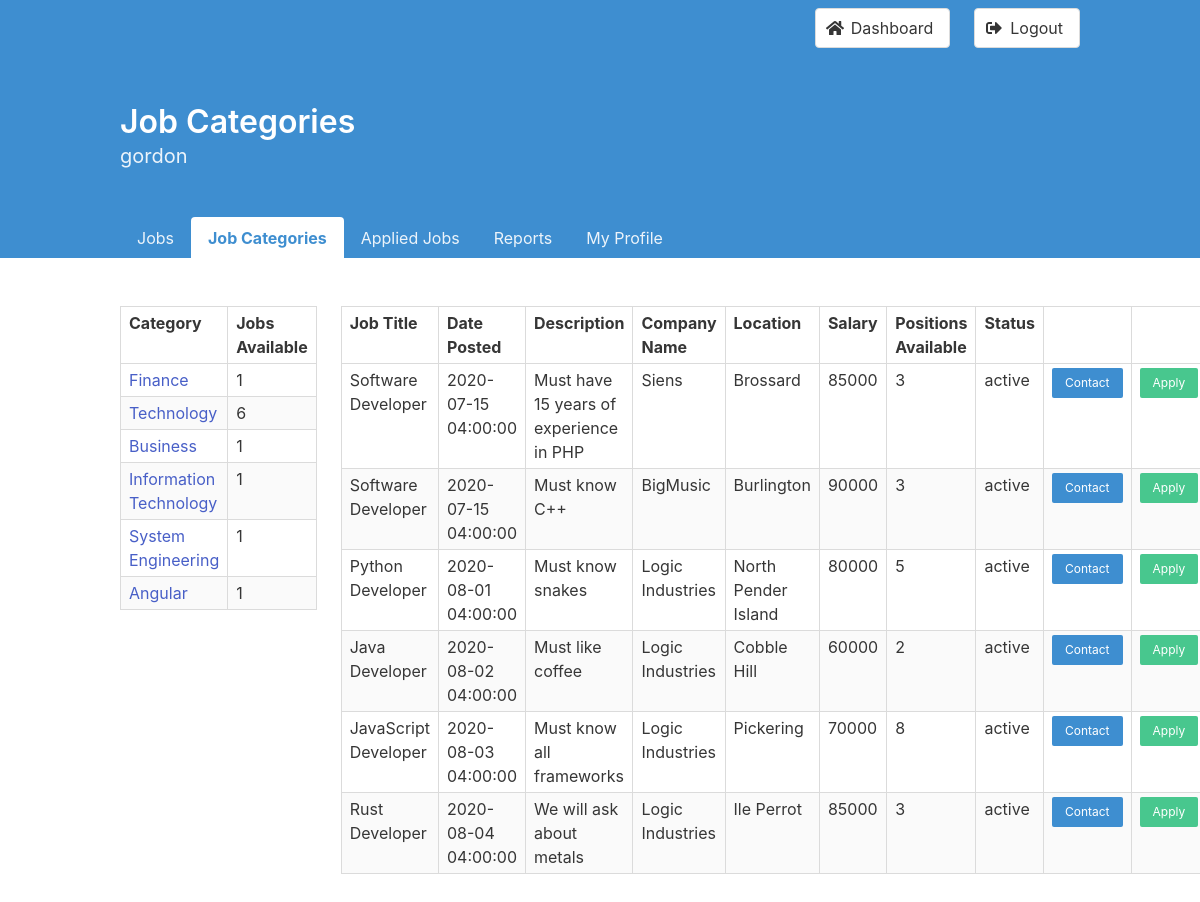
The app's page /categories?showCategoryJobs=2 (signed in) with its own data.
### tables this page shows
CREATE TABLE Job_Categories_List
(
    jobCategoriesID int          NOT NULL AUTO_INCREMENT PRIMARY KEY,
    categoryName    varchar(255) NOT NULL UNIQUE
);

CREATE TABLE Jobs
(
    jobID              int          NOT NULL AUTO_INCREMENT PRIMARY KEY,
    userID             varchar(255) NOT NULL,
    locationID         int          NOT NULL,
    title              varchar(255) NOT NULL,
    salary             int          NOT NULL,
    description        longtext,
    positionsAvailable int          NOT NULL,
    datePosted         timestamp    NOT NULL      DEFAULT CURRENT_TIMESTAMP,
    status             enum ('active', 'expired') DEFAULT 'active',
    FOREIGN KEY (userID) REFERENCES Users (userID) ON DELETE CASCADE,
    FOREIGN KEY (locationID) REFERENCES Location (locationID)
);

CREATE TABLE Profiles
(
    userID         varchar(255) NOT NULL PRIMARY KEY,
    locationID     int,
    companyName    varchar(255),
    firstName      varchar(255),
    lastName       varchar(255),
    profession     varchar(255),
    gender         varchar(255),
    displayPicture varchar(255),
    resume         varchar(255),
    phoneNumber    varchar(255),
    dateOfBirth    date,
    FOREIGN KEY (userID) REFERENCES Users (userID) ON DELETE CASCADE,
    FOREIGN KEY (locationID) REFERENCES Location (locationID)
);

CREATE TABLE Location
(
    locationID int NOT NULL AUTO_INCREMENT PRIMARY KEY,
    address    varchar(255),
    city       varchar(255),
    postalCode varchar(255),
    province   varchar(255)
);

### controller/categories.php (called while the page is built, shortened)
<?php
require "model/JobCategoriesList.php";
require "model/Jobs.php";
class CategoriesController
{
  public $jobCategoriesList;
  public $jobs;
  public function __construct()
  {
    $this->jobCategoriesList = new JobCategoriesList();
    $this->jobs = new Jobs();
  }
  public function invoke()
  {
    if (isset($_GET['showCategoryJobs'])) {
      $previousCategory = $_GET['showCategoryJobs'];
      $jobs = $this->jobs->getCategoryJobs($_GET['showCategoryJobs'], $_SESSION['username']);
    }
    $categories = $this->jobCategoriesList->getCategories();
    include 'view/categories.php';
  }
}

### model/Database.php (called while the page is built, shortened)
<?php
class Database
{
  private $_host = '127.0.0.1';
  private $_user = 'gxc353_1';
  private $_pass = 'temp_password';
  private $_name = 'gxc353_1';
  private $_databaseHandler;
  private $_statement;
  public function __construct()
  {
    $dsn = 'mysql:host=' . $this->_host . ';dbname=' . $this->_name;
    $options = [
      PDO::ATTR_EMULATE_PREPARES => false,
      PDO::ATTR_ERRMODE => PDO::ERRMODE_EXCEPTION,
      PDO::ATTR_PERSISTENT => true,
    ];
    try {
      $this->_databaseHandler = new PDO($dsn, $this->_user, $this->_pass, $options);
    } catch (PDOException $e) {
      $this->_error = $e->getMessage();
      echo "<p class=\"has-text-black has-background-warning\">$this->_error</p>";
    }
  }
  public function query($sql)
  {
    $this->_statement = $this->_databaseHandler->prepare($sql);
  }
  public function bind($param, $value, $type = null)
  {
    $this->_statement->bindValue($param, $value, $type);
  }
  public function execute()
  {
    try {
      return $this->_statement->execute();
    } catch (PDOException $e) {
      echo "<p class=\"has-text-black has-background-warning\">{$e->getMessage()}</p>";
    }
  }
  public function fetchAll()
  {
    $this->execute();
    return $this->_statement->fetchAll(PDO::FETCH_OBJ);
  }
}

### model/JobCategoriesList.php (called while the page is built, shortened)
<?php
require_once "model/Database.php";
class JobCategoriesList
{
  private $_db;
  public function __construct()
  {
    $this->_db = new Database();
  }
  public function getCategories()
  {
    $sql = "SELECT jobCategoriesID, categoryName, COUNT(jobID) as numPostings
      FROM Job_Categories_List JOIN Job_Categories ON Job_Categories_List.jobCategoriesID = Job_Categories.jobCategoryID
      GROUP BY jobCategoriesID, categoryName";
    $this->_db->query($sql);
    return $this->_db->fetchAll();
  }
}

### model/Jobs.php (called while the page is built, shortened)
<?php
require_once "model/Database.php";
class Jobs
{
  private $_db;
  public function __construct()
  {
    $this->_db = new Database();
  }
  public function getCategoryJobs($categoryID, $username)
  {
    $sql = "SELECT title, datePosted, description, companyName, Jobs.userID, city, salary, positionsAvailable, status, firstName, lastName, phoneNumber, email, Jobs.jobID, EC.categoryName,
    IF(EXISTS(SELECT * FROM Applications WHERE Applications.userID = :username AND Applications.jobID = Jobs.jobID), TRUE, FALSE) AS applied
    FROM Jobs
    JOIN Location ON Jobs.locationID = Location.locationID
    JOIN Profiles ON Profiles.userID = Jobs.userID
    JOIN Users ON Users.userID = Jobs.userID
    JOIN Job_Categories JC on Jobs.jobID = JC.jobID
    JOIN Employer_Categories EC ON Jobs.userID = EC.userID
    JOIN Job_Categories_List JCL on JC.jobCategoryID = JCL.jobCategoriesID
    WHERE jobCategoriesID = :categoryID";
    $this->_db->query($sql);
    $this->_db->bind(':categoryID', $categoryID, PDO::PARAM_INT);
    $this->_db->bind(':username', $username, PDO::PARAM_STR);
    return $this->_db->fetchAll();
  }
}

### templates/contactModal.php (the view, shortened to what this page needs)
<a class="button is-small is-info" id="contact-btn-<?php echo "$obj->jobID"; ?>">Contact</a>

### view/categories.php (shortened to what this page needs)
<head>
</head>
<body>
  <?php
  require "templates/hero.php";
  ?>
  <section class="section">
    <div class="container">
      <div class="columns">
        <div class="column">
          <table class="table is-bordered is-striped is-narrow is-hoverable">
            <thead>
              <tr>
                <th>Category</th>
                <th>Jobs Available</th>
              </tr>
            </thead>
            <tbody>
              <?php
              if (isset($categories)) {
                foreach ($categories as $index => $obj) {
                  echo '<tr>';
                  echo '<td>';
                  echo "<a class=\"is-info\" href=\"categories?showCategoryJobs=$obj->jobCategoriesID\">";
                  echo "$obj->categoryName";
                  echo '</a>';
                  echo "<td>$obj->numPostings</td>";
                  echo '</tr>';
                }
              }
              ?>
            </tbody>
          </table>
        </div>
        <div class="column">
          <?php
          if (isset($jobs)) {
            $fromPage = "categories";
            include 'templates/jobsTable.php';
          }
          ?>
        </div>
      </div>
    </div>
  </section>
</body>

### templates/jobsTable.php
<table class="table is-bordered is-striped is-narrow is-hoverable is-fullwidth">
  <thead>
    <tr>
      <th>Job Title</th>
      <th>Date Posted</th>
      <th>Description</th>
      <th>Company Name</th>
      <th>Location</th>
      <th>Salary</th>
      <th>Positions Available</th>
      <th>Status</th>
      <th></th>
      <th></th>
    </tr>
  </thead>
  <tbody>
    <?php
    foreach ($jobs as $index => $obj) {
      echo '<tr>';
      echo "<td>$obj->title</td>";
      echo "<td>$obj->datePosted</td>";
      echo "<td>$obj->description</td>";
      echo "<td>$obj->companyName</td>";
      echo "<td>$obj->city</td>";
      echo "<td>$obj->salary</td>";
      echo "<td>$obj->positionsAvailable</td>";
      echo "<td>$obj->status</td>";
      echo '<td>';
      include "templates/contactModal.php";
      echo '</td>';
      if (strcasecmp($obj->status, 'active') == 0) {
        echo '<td>';
        if ($obj->applied) {
          if (strcasecmp($fromPage, "categories") == 0) {
            echo "<a class=\"button is-small is-warning\" href=\"categories?jobWithdraw={$obj->jobID}&showCategoryJobs=$previousCategory\">";
          } else {
            if (isset($previousSearch)) {
              echo "<a class=\"button is-small is-warning\" href=\"jobs?jobWithdraw={$obj->jobID}&searchKeyword=$previousSearch\">";
            } else {
              echo "<a class=\"button is-small is-warning\" href=\"jobs?jobWithdraw=$obj->jobID\">";
            }
          }
          echo 'Withdraw';
        } else {
          if (strcasecmp($fromPage, "categories") == 0) {
            echo "<a class=\"button is-small is-success\" href=\"categories?jobApply={$obj->jobID}&showCategoryJobs=$previousCategory\">";
          } else {
            if (isset($previousSearch)) {
              echo "<a class=\"button is-small is-success\" href=\"jobs?jobApply={$obj->jobID}&searchKeyword=$previousSearch\">";
            } else {
              echo "<a class=\"button is-small is-success\" href=\"jobs?jobApply=$obj->jobID\">";
            }
          }
          echo 'Apply';
        }
        echo '</a>';
        echo '</td>';
      } else {
        echo '<td>';
        echo '</td>';
      }
      echo '</tr>';
    }
    ?>
  </tbody>
</table>

### records on screen
job_categories_list: categoryName "Finance", numPostings "1"
job_categories_list: categoryName "Technology", numPostings "6"
job_categories_list: categoryName "Business", numPostings "1"
job_categories_list: categoryName "Information Technology", numPostings "1"
job_categories_list: categoryName "System Engineering", numPostings "1"
job_categories_list: categoryName "Angular", numPostings "1"
jobs: title "Software Developer", datePosted "2020-07-15 04:00:00", description "Must have 15 years of experience in PHP", profiles.companyName "Siens", locationID.city "Brossard", salary "85000", positionsAvailable "3", status "active"
jobs: title "Software Developer", datePosted "2020-07-15 04:00:00", description "Must know C++", profiles.companyName "BigMusic", locationID.city "Burlington", salary "90000", positionsAvailable "3", status "active"
jobs: title "Python Developer", datePosted "2020-08-01 04:00:00", description "Must know snakes", profiles.companyName "Logic Industries", locationID.city "North Pender Island", salary "80000", positionsAvailable "5", status "active"
jobs: title "Java Developer", datePosted "2020-08-02 04:00:00", description "Must like coffee", profiles.companyName "Logic Industries", locationID.city "Cobble Hill", salary "60000", positionsAvailable "2", status "active"
jobs: title "JavaScript Developer", datePosted "2020-08-03 04:00:00", description "Must know all frameworks", profiles.companyName "Logic Industries", locationID.city "Pickering", salary "70000", positionsAvailable "8", status "active"
jobs: title "Rust Developer", datePosted "2020-08-04 04:00:00", description "We will ask about metals", profiles.companyName "Logic Industries", locationID.city "Ile Perrot", salary "85000", positionsAvailable "3", status "active"

### other values on screen
$heroTitle "Job Categories"
$_SESSION["username"] "gordon"
